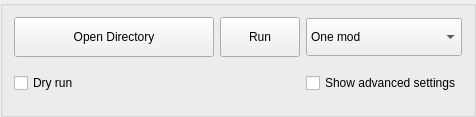
     <widget class="QGroupBox" name="mainGroupBox">
      <property name="sizePolicy">
       <sizepolicy hsizetype="Preferred" vsizetype="Fixed">
        <horstretch>0</horstretch>
        <verstretch>0</verstretch>
       </sizepolicy>
      </property>
      <property name="maximumSize">
       <size>
        <width>16777215</width>
        <height>16777215</height>
       </size>
      </property>
      <property name="title">
       <string/>
      </property>
      <property name="flat">
       <bool>false</bool>
      </property>
      <layout class="QGridLayout" name="gridLayout_2">
       <item row="1" column="0">
        <widget class="QCheckBox" name="dryRunCheckBox">
         <property name="sizePolicy">
          <sizepolicy hsizetype="Expanding" vsizetype="Fixed">
           <horstretch>0</horstretch>
           <verstretch>0</verstretch>
          </sizepolicy>
         </property>
         <property name="minimumSize">
          <size>
           <width>200</width>
           <height>40</height>
          </size>
         </property>
         <property name="maximumSize">
          <size>
           <width>200</width>
           <height>16777215</height>
          </size>
         </property>
         <property name="sizeIncrement">
          <size>
           <width>100</width>
           <height>0</height>
          </size>
         </property>
         <property name="baseSize">
          <size>
           <width>140</width>
           <height>40</height>
          </size>
         </property>
         <property name="cursor">
          <cursorShape>WhatsThisCursor</cursorShape>
         </property>
         <property name="toolTip">
          <string>&lt;html&gt;&lt;head/&gt;&lt;body&gt;&lt;p&gt;Will list all files that would be modified, without actually processing them. Will ignore files in BSAs.&lt;/p&gt;&lt;/body&gt;&lt;/html&gt;</string>
         </property>
         <property name="autoFillBackground">
          <bool>false</bool>
         </property>
         <property name="text">
          <string>Dry run</string>
         </property>
        </widget>
       </item>
       <item row="0" column="2">
        <widget class="QComboBox" name="modeChooserComboBox">
         <property name="sizePolicy">
          <sizepolicy hsizetype="Minimum" vsizetype="Fixed">
           <horstretch>0</horstretch>
           <verstretch>0</verstretch>
          </sizepolicy>
         </property>
         <property name="minimumSize">
          <size>
           <width>0</width>
           <height>38</height>
          </size>
         </property>
         <property name="maximumSize">
          <size>
           <width>16777215</width>
           <height>16777215</height>
          </size>
         </property>
         <item>
          <property name="text">
           <string>One mod</string>
          </property>
         </item>
         <item>
          <property name="text">
           <string>Several mods </string>
          </property>
         </item>
        </widget>
       </item>
       <item row="0" column="1">
        <widget class="QPushButton" name="processButton">
         <property name="sizePolicy">
          <sizepolicy hsizetype="Minimum" vsizetype="Fixed">
           <horstretch>0</horstretch>
           <verstretch>0</verstretch>
          </sizepolicy>
         </property>
         <property name="minimumSize">
          <size>
           <width>0</width>
           <height>40</height>
          </size>
         </property>
         <property name="maximumSize">
          <size>
           <width>16777215</width>
           <height>16777215</height>
          </size>
         </property>
         <property name="text">
          <string>Run</string>
         </property>
        </widget>
       </item>
       <item row="0" column="0">
        <widget class="QPushButton" name="userPathButton">
         <property name="sizePolicy">
          <sizepolicy hsizetype="Minimum" vsizetype="Fixed">
           <horstretch>0</horstretch>
           <verstretch>0</verstretch>
          </sizepolicy>
         </property>
         <property name="minimumSize">
          <size>
           <width>0</width>
           <height>40</height>
          </size>
         </property>
         <property name="maximumSize">
          <size>
           <width>16777215</width>
           <height>16777215</height>
          </size>
         </property>
         <property name="text">
          <string>Open Directory</string>
         </property>
        </widget>
       </item>
       <item row="1" column="2">
        <widget class="QCheckBox" name="advancedSettingsCheckbox">
         <property name="text">
          <string>Show advanced settings</string>
         </property>
        </widget>
       </item>
      </layout>
     </widget>
